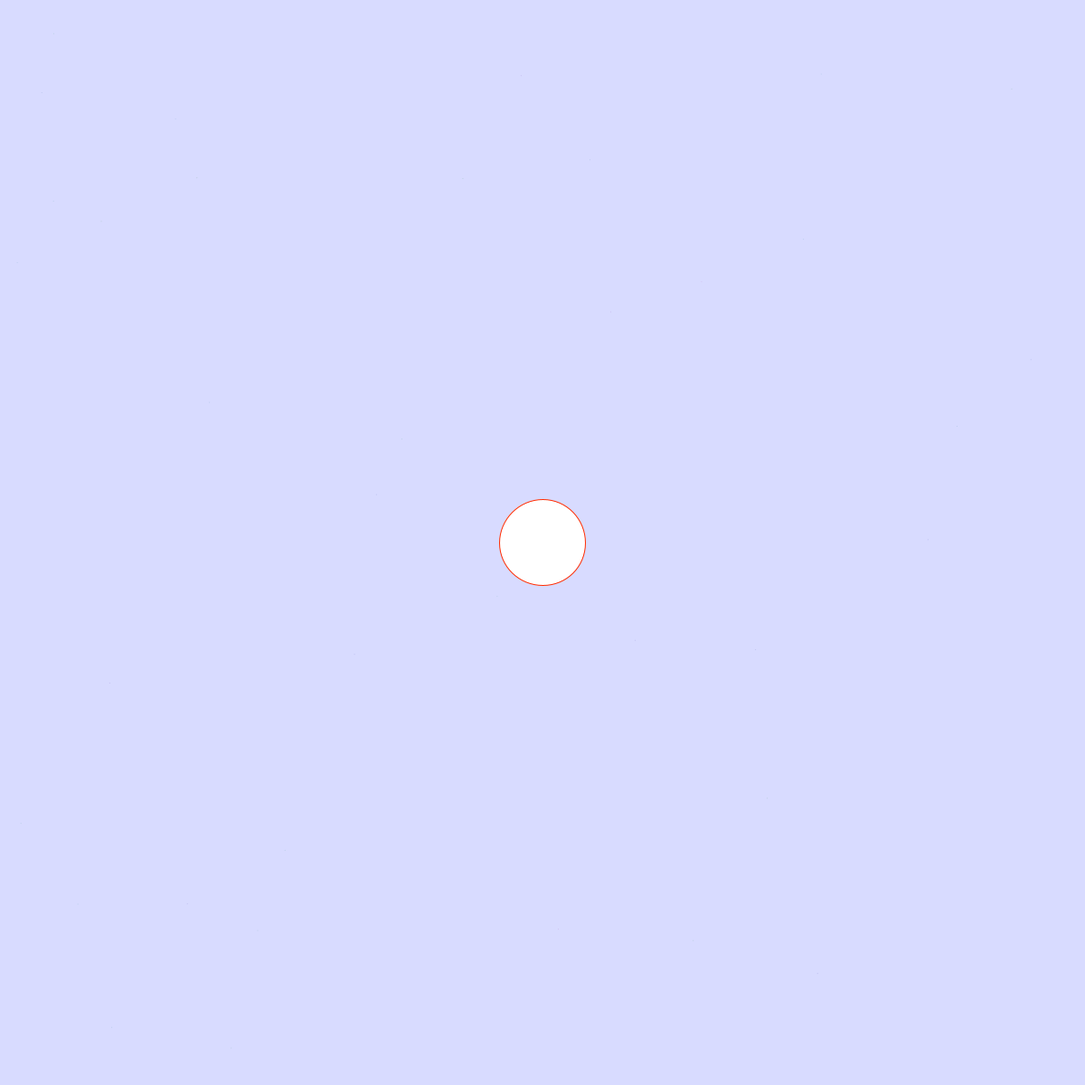
Frame 1 (no input)
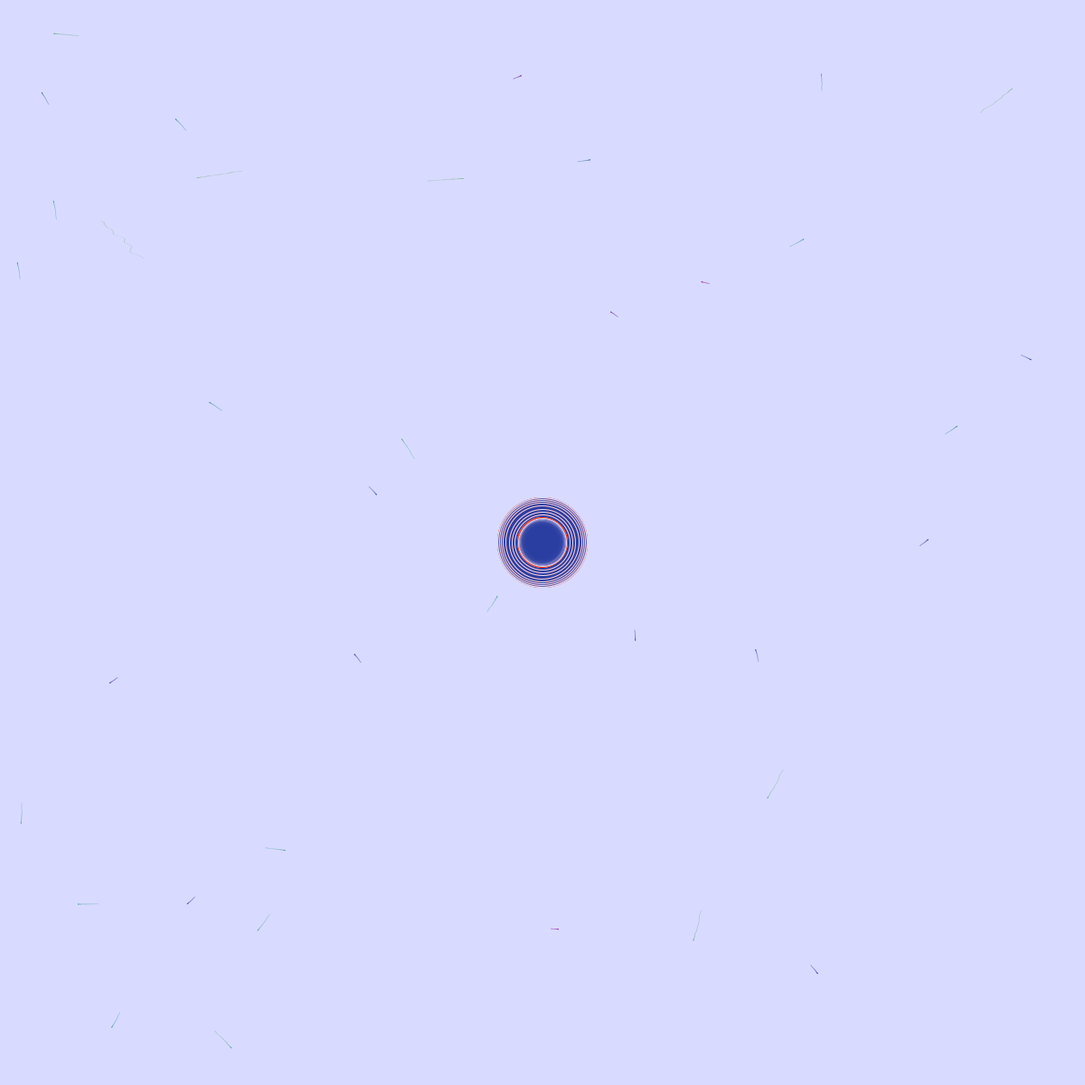
Frame 60 (the mouse pressed at the canvas centre just before this capture)
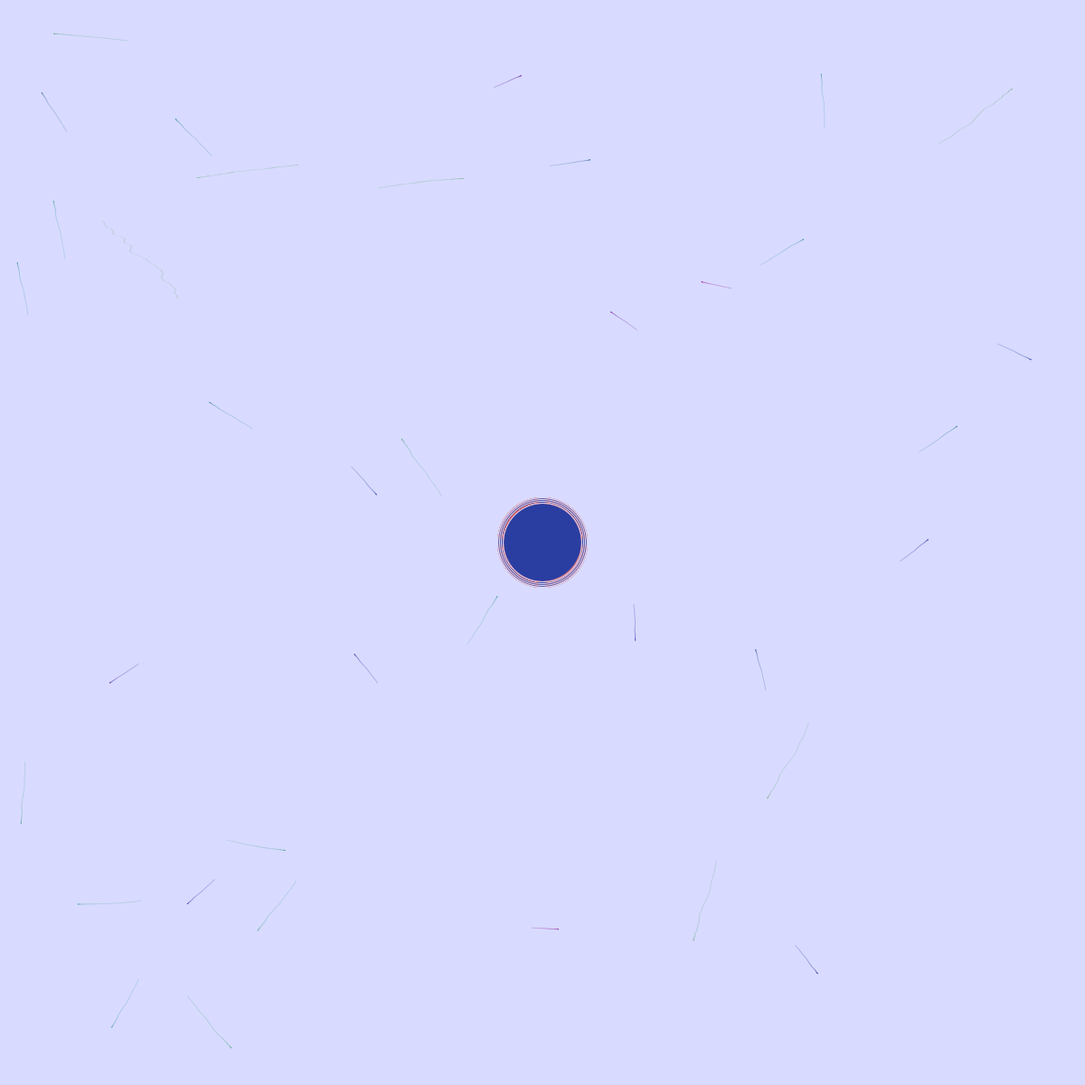
Frame 120 (the mouse held since frame 60 and released just before this capture)

The Processing sketch that drew these frames (run headless with seeded random() and noise(); from frame 60 on, the mouse is pressed at the canvas centre):

// Processing sketch: paths_of_resistance_v1
// ── paths_of_resistance_v1.pde

ArrayList<Vehicle> vehicles = new ArrayList<Vehicle>();
PVector target;
OscAttr osc1;

float num_v = 37;


void setup() {
  colorMode(HSB, 360, 100, 100, 100);
  size(1200,1200);
  
  for (int i = 0; i < num_v; i++) {
    
    PVector l = new PVector(random(width), random(height));
    
    vehicles.add(new Vehicle(l));
  }
  
  background(235, 15, 100);
  
  target = new PVector(width/2, height/2);
  
  osc1 = new OscAttr();
}


void draw() {
  
  //stroke(300,100,100,100);
  //rect(target.x, target.y, target.x + 100, target.y + 100);
  
  osc1.display();
  
  PVector wind = new PVector(random(-3.25, 3.25), random(-.05, 0.05));
  
  for (int i = 0; i < vehicles.size(); i++) {
    
    Vehicle t;
    Vehicle v = vehicles.get(i);
    
    if (i == 0) {
      t = vehicles.get(vehicles.size() - 1);
    } else if (i % 9 == 0) {
      println(i, i % 9);
      t = vehicles.get(i-3);
    } else { 
      t = vehicles.get(i - 1);
    }
    
    
    
    target = t.loc.copy();
    
    v.apply_force(wind);
    v.seek(target);
    
    if (v.loc.dist(t.loc) < 20) {
      v.apply_force(new PVector(random(30), random(30)));
    }
    
    
    v.update();
    v.display();
  }
  
  target.x += randomGaussian() * 10;
  target.y += randomGaussian() * 10;
  println(target.x, target.y);
}

// ── OscAttr.pde
class OscAttr {
  
  float amp;  ///max amplitude
  float period; //rotations
  float r;
  
  float loc_x;
  float loc_y;
  
  OscAttr() {
      
    loc_x = width/2;
    loc_y = height/2;
    amp = 100;
    period = 60; // every 2 seconds?
  
  }
  
  void display() {
    r = amp * cos(period/frameCount);
    
    stroke(10, 100, 100, 100);
    ellipse(loc_x, loc_y, r, r);
    
    float r_old = amp * cos(period/(frameCount-1));
    stroke(235, 15, 100, 100);
    ellipse(loc_x, loc_y, r_old, r_old);
    
    
  }
  
}

// ── Vehicle.pde
class Vehicle {
 
  PVector loc;
  PVector acc;
  PVector vel;
  
  float max_speed;
  float max_frc;
  float mass;


Vehicle(PVector _loc) {
   loc = _loc.copy();
   vel = new PVector(0,0);
   acc = new PVector(0,0);
   mass = random(200);
   max_speed = mass/1000;
   max_frc = mass / 2;
}

void seek(PVector target) {
    PVector desired = PVector.sub(target, loc);
    desired.normalize();
    
    PVector steer = PVector.sub(desired, vel);
    steer.limit(max_frc);
    apply_force(steer);
}

void apply_force(PVector frc) {
  PVector f = PVector.div(frc, mass); 
  acc.add(f);
}

void update() {
   vel.add(acc);
   loc.add(vel);
   acc.mult(0);
}

void display() {
   fill(105 + mass, 75, 50+(mass/10), 20);
   noStroke();
   ellipse(loc.x, loc.y, 1, 1);
   
}

}//class
